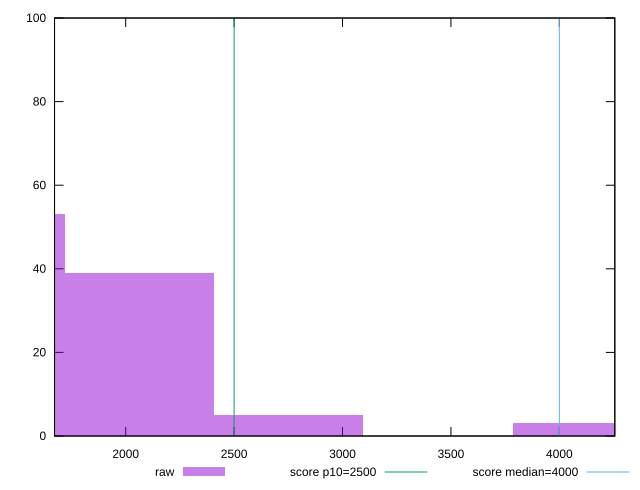

Write gnuplot code to recreate this figure.
reset

$raw <<EOF
2064.1385631205576 39
1376.092375413705 53
2752.18475082741 5
4128.277126241115 3
EOF

set key outside below
set boxwidth 688.0461877068525
set xrange [1671.75:4255.8696]
set yrange [0:100]
set trange [0:100]
set style fill transparent solid 0.5 noborder

set parametric
set terminal svg size 640, 490 enhanced background rgb 'white'
set output "reports/report_00032_2021-02-25T10-28-15.087Z/largest-contentful-paint/samples/agenda/raw/histogram.svg"

plot $raw title "raw" with boxes, \
     2500,t title "score p10=2500", \
     4000,t title "score median=4000"

reset
